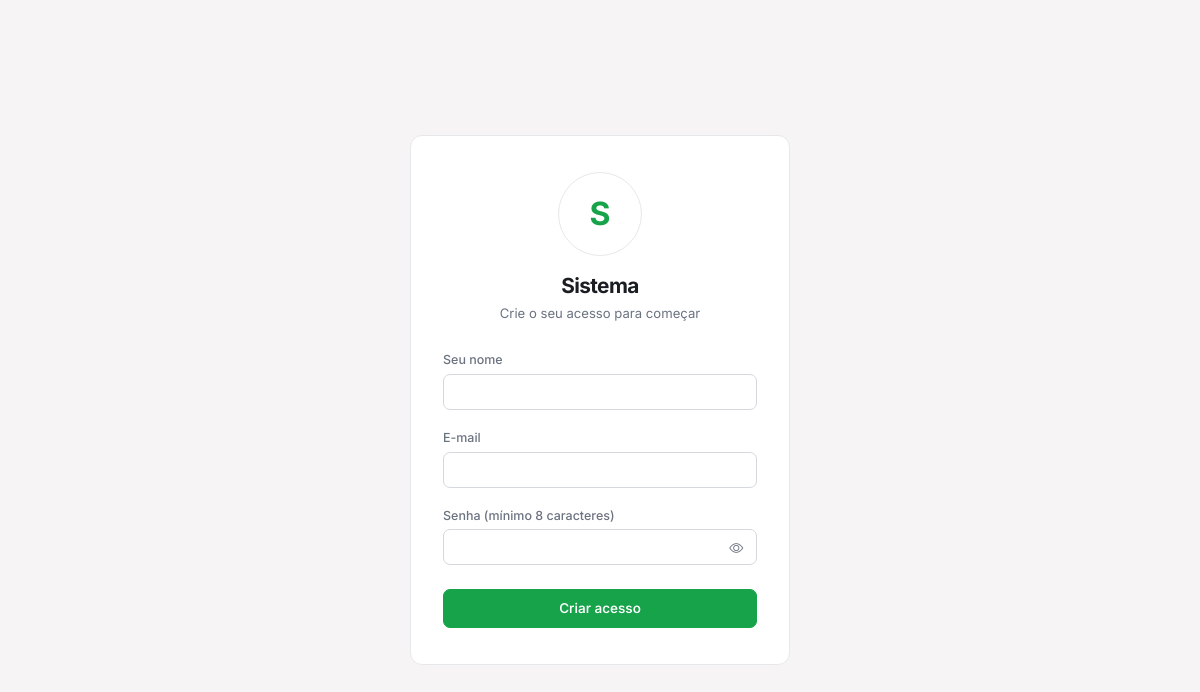
Page /login.php on the earlier database version.
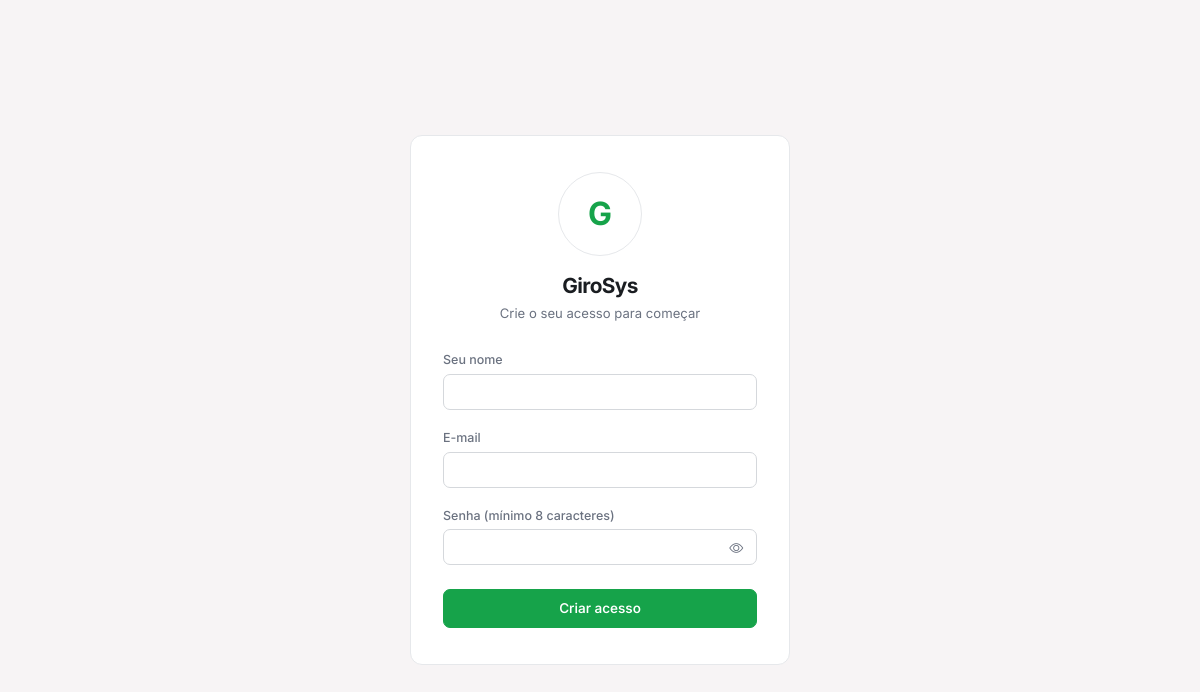
Same page on the later database version.
### tables this page shows
CREATE TABLE IF NOT EXISTS configuracoes (
    id INT PRIMARY KEY DEFAULT 1,
    nome_sistema VARCHAR(100) NOT NULL DEFAULT 'GiroSys',

     
    logo_sistema VARCHAR(255) DEFAULT NULL,
    cor_primaria VARCHAR(7) NOT NULL DEFAULT '#16a34a',
    cor_secundaria VARCHAR(7) NOT NULL DEFAULT '#15803d',
    logo_pos_x TINYINT UNSIGNED NOT NULL DEFAULT 50,
    logo_pos_y TINYINT UNSIGNED NOT NULL DEFAULT 50,
    logo_zoom DECIMAL(4,2) NOT NULL DEFAULT 1.00,

     
    empresa_razao_social VARCHAR(150) DEFAULT NULL,
    empresa_nome_fantasia VARCHAR(150) DEFAULT NULL,
    empresa_cnpj VARCHAR(18) DEFAULT NULL,
    empresa_email VARCHAR(150) DEFAULT NULL,
    empresa_telefone VARCHAR(20) DEFAULT NULL,
    empresa_cep VARCHAR(10) DEFAULT NULL,
    empresa_logradouro VARCHAR(150) DEFAULT NULL,
    empresa_numero VARCHAR(20) DEFAULT NULL,
    empresa_complemento VARCHAR(100) DEFAULT NULL,
    empresa_bairro VARCHAR(100) DEFAULT NULL,
    empresa_cidade VARCHAR(100) DEFAULT NULL,
    empresa_uf CHAR(2) DEFAULT NULL,

     
     
    tolerancia_compensacao_dias TINYINT UNSIGNED NOT NULL DEFAULT 3,

     
    sessao_timeout_minutos INT NOT NULL DEFAULT 60,

     
    smtp_host VARCHAR(150) DEFAULT NULL,
    smtp_porta INT NOT NULL DEFAULT 587,
    smtp_seguranca VARCHAR(10) NOT NULL DEFAULT 'tls',
    smtp_usuario VARCHAR(150) DEFAULT NULL,
    smtp_senha VARCHAR(255) DEFAULT NULL,
    smtp_remetente_nome VARCHAR(150) DEFAULT NULL,
    smtp_remetente_email VARCHAR(150) DEFAULT NULL,
    email_notificacao_erros VARCHAR(150) DEFAULT NULL
);

### config/database.php (called while the page is built, shortened)
<?php
function getDB(): PDO
{
    static $pdo = null;
    if ($pdo === null) {
        $dsn = 'mysql:host=' . DB_HOST . ';dbname=' . DB_NAME . ';charset=' . DB_CHARSET;
        $pdo = new PDO($dsn, DB_USER, DB_PASS, [
            PDO::ATTR_ERRMODE => PDO::ERRMODE_EXCEPTION,
            PDO::ATTR_DEFAULT_FETCH_MODE => PDO::FETCH_ASSOC,
            PDO::ATTR_EMULATE_PREPARES => false,
        ]);
        $pdo->exec("SET time_zone = '-03:00'");
    }
    return $pdo;
}

### public/login.php (the view, shortened to what this page needs)
<?php
$pdo = getDB();
$nomeSistema = nomeSistema();
$primeiroAcesso = (int) $pdo->query('SELECT COUNT(*) FROM usuarios')->fetchColumn() === 0;
?>
<!doctype html>
<html lang="pt-br">
<head>
    <link href="https://cdn.jsdelivr.net/npm/bootstrap@5.3.3/dist/css/bootstrap.min.css" rel="stylesheet">
    <link href="https://cdn.jsdelivr.net/npm/bootstrap-icons@1.11.3/font/bootstrap-icons.css" rel="stylesheet">
    <link href="<?= e(assetUrl('/assets/css/app.css')) ?>" rel="stylesheet">
</head>
<body class="login-page">
<div class="login-card">
    <div class="mb-4 text-center">
        <span class="login-logo"><?= htmlLogoSistema('login') ?></span>
        <div class="login-marca"><?= e($nomeSistema) ?></div>
        <div class="login-sub"><?= $primeiroAcesso ? 'Crie o seu acesso para começar' : 'Entre com suas credenciais' ?></div>
    </div>
    <form method="post">
        <?php if ($primeiroAcesso): ?>
        <div class="mb-3">
            <label class="form-label">Seu nome</label>
            <input type="text" name="nome" class="form-control" required autofocus value="<?= e($_POST['nome'] ?? '') ?>">
        </div>
        <?php endif; ?>
        <div class="mb-3">
            <label class="form-label">E-mail</label>
            <input type="email" name="email" class="form-control" required <?= $primeiroAcesso ? '' : 'autofocus' ?> value="<?= e($_POST['email'] ?? '') ?>">
        </div>
        <div class="mb-4">
            <label class="form-label">Senha<?= $primeiroAcesso ? ' (mínimo 8 caracteres)' : '' ?></label>
            <div class="login-senha-wrap">
                <input type="password" name="senha" id="campo-senha" class="form-control" required <?= $primeiroAcesso ? 'minlength="8"' : '' ?>>
                <button type="button" class="login-senha-toggle" id="btn-mostrar-senha" aria-label="Mostrar senha" tabindex="-1">
                    <i class="bi bi-eye"></i>
                </button>
            </div>
        </div>
        <button type="submit" class="btn btn-brand w-100 py-2"><?= $primeiroAcesso ? 'Criar acesso' : 'Entrar' ?></button>
    </form>
</div>
</body>
</html>

### includes/helpers.php (shortened to what this page needs)
<?php
function assetUrl(string $caminho): string
{
    $caminhoFs = BASE_PATH . '/public' . $caminho;
    return $caminho . '?v=' . (is_file($caminhoFs) ? filemtime($caminhoFs) : time());
}
function e(?string $value): string
{
    return htmlspecialchars($value ?? '', ENT_QUOTES, 'UTF-8');
}
function buscarConfiguracoes(PDO $pdo, bool $recarregar = false): array
{
    static $config = null;
    if ($config === null || $recarregar) {
        $config = $pdo->query('SELECT * FROM configuracoes WHERE id = 1')->fetch() ?: [];
    }
    return $config;
}
function configuracao(string $campo, $padrao = null)
{
    return buscarConfiguracoes(getDB())[$campo] ?? $padrao;
}
function nomeSistema(): string
{
    $nome = trim((string) configuracao('nome_sistema', ''));
    return $nome !== '' ? $nome : (defined('APP_NAME') ? (string) APP_NAME : 'Sistema');
}
function htmlLogoSistema(string $prefixo): string
{
    $config = buscarConfiguracoes(getDB());
    return '<span class="' . $prefixo . '-logo-letra">' . e(mb_strtoupper(mb_substr(nomeSistema(), 0, 1))) . '</span>';
}
function urlIconeAba(): ?string
{
    $config = buscarConfiguracoes(getDB());
    if (empty($config['logo_sistema'])) {
        return null;
    }
    return '/favicon.php?v=' . substr(md5($config['logo_sistema'] . '|' . $config['logo_pos_x'] . '|' . $config['logo_pos_y'] . '|' . $config['logo_zoom']), 0, 10);
}

### public/assets/css/app.css (style rules this page uses)
:root { --accent: #16a34a; --accent-dark: #15803d; --accent-soft: #eefbf2; --bg: #f7f4f5; --surface: #ffffff; --border: #e6e8eb; --border-strong: #d5d8dc; --text: #1a1d21; --text-muted: #6b7280; --text-subtle: #9ca3af; --hover-bg: #f3f4f6; --topnav-h: 58px; --radius: 8px; }
* { -webkit-font-smoothing: antialiased; }
body { background: var(--bg); color: var(--text); font-family: 'Inter', -apple-system, BlinkMacSystemFont, 'Segoe UI', sans-serif; font-size: .875rem; line-height: 1.5; }
.btn { border-radius: 7px; font-size: .845rem; font-weight: 500; padding: .42rem .85rem; transition: background .12s ease, border-color .12s ease, color .12s ease; }
.btn-brand { background: var(--accent); border-color: var(--accent); color: #fff; font-weight: 550; }
.form-label { font-size: .78rem; font-weight: 500; color: var(--text-muted); margin-bottom: .25rem; }
.form-control, .form-select { border-radius: 7px; border-color: var(--border-strong); font-size: .86rem; padding: .42rem .7rem; color: var(--text); }
.form-control::placeholder { color: var(--text-subtle); }
.login-page { min-height: 100vh; display: flex; align-items: center; justify-content: center; padding: 1.5rem; background: var(--bg); }
.login-card { width: 100%; max-width: 380px; background: var(--surface); border: 1px solid var(--border); border-radius: 12px; padding: 2.25rem 2rem; }
.login-senha-wrap { position: relative; }
.login-senha-wrap .form-control { padding-right: 2.6rem; }
.login-senha-toggle { position: absolute; top: 0; right: 0; bottom: 0; width: 2.6rem; display: flex; align-items: center; justify-content: center; border: 0; background: none; color: var(--text-muted); cursor: pointer; }
.login-marca { font-size: 1.3rem; font-weight: 700; letter-spacing: -.03em; text-align: center; }
.login-sub { font-size: .82rem; color: var(--text-muted); text-align: center; margin-top: .2rem; }
.login-logo { width: 84px; height: 84px; position: relative; display: inline-flex; align-items: center; justify-content: center; margin: 0 auto .85rem; padding: 0; overflow: hidden; border: 1px solid var(--border); border-radius: 50%; background: #ffffff; box-sizing: border-box; }
.login-logo-letra { font-size: 2rem; font-weight: 700; color: var(--accent); }

Differences in the rows shown:
added configuracoes: nome_sistema "G", nome_sistema "GiroSys"
Other differences:
mb_strtoupper(mb_substr(nomeSistema(), 0, 1)): "S" → (not shown)
$nomeSistema: "Sistema" → (not shown)
